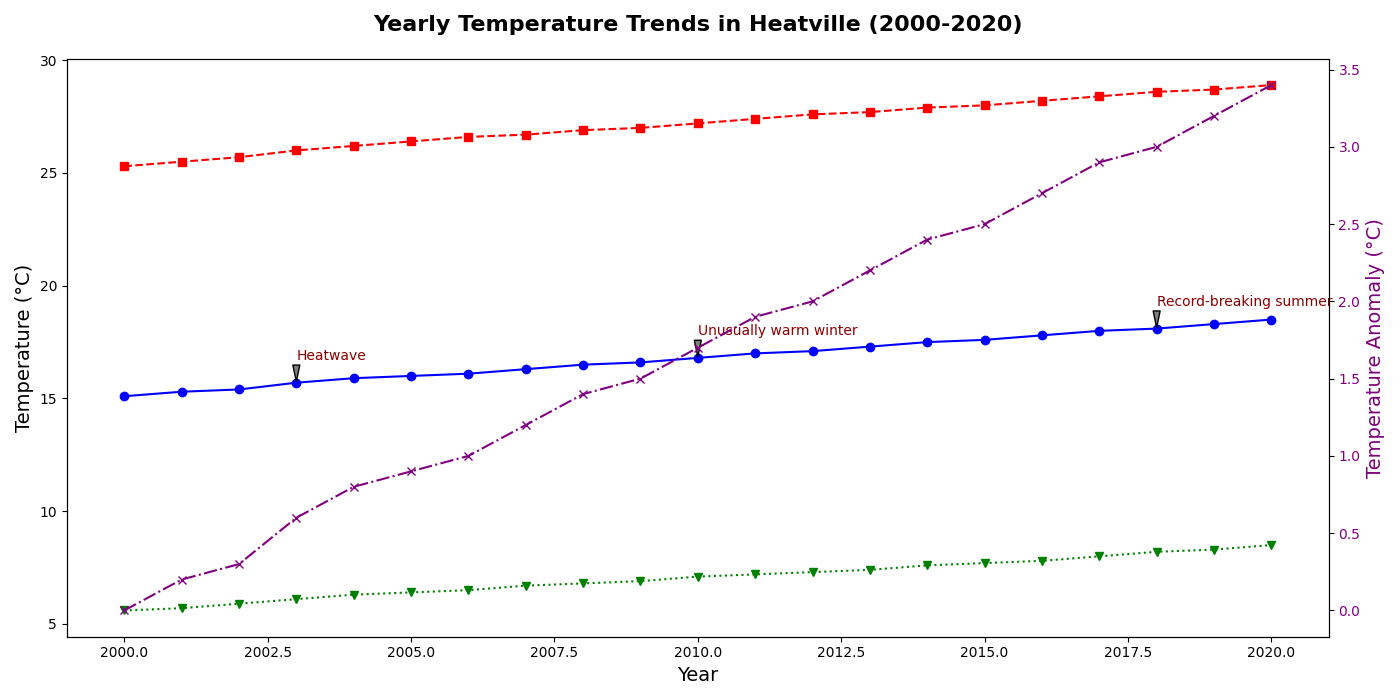

This figure's Python source:
import matplotlib.pyplot as plt
import numpy as np

# Data: Years and associated temperature data (average, high, low)
years = np.array([2000, 2001, 2002, 2003, 2004, 2005, 2006, 2007, 2008, 2009, 
                  2010, 2011, 2012, 2013, 2014, 2015, 2016, 2017, 2018, 2019, 2020])
avg_temps = np.array([15.1, 15.3, 15.4, 15.7, 15.9, 16.0, 16.1, 16.3, 16.5, 16.6, 
                      16.8, 17.0, 17.1, 17.3, 17.5, 17.6, 17.8, 18.0, 18.1, 18.3, 18.5])
high_temps = np.array([25.3, 25.5, 25.7, 26.0, 26.2, 26.4, 26.6, 26.7, 26.9, 27.0, 
                       27.2, 27.4, 27.6, 27.7, 27.9, 28.0, 28.2, 28.4, 28.6, 28.7, 28.9])
low_temps = np.array([5.6, 5.7, 5.9, 6.1, 6.3, 6.4, 6.5, 6.7, 6.8, 6.9, 7.1, 7.2, 
                      7.3, 7.4, 7.6, 7.7, 7.8, 8.0, 8.2, 8.3, 8.5])

# Create the figure and axes
fig, ax = plt.subplots(figsize=(14, 7))

# Plot the data
ax.plot(years, avg_temps, marker='o', linestyle='-', color='blue')
ax.plot(years, high_temps, marker='s', linestyle='--', color='red')
ax.plot(years, low_temps, marker='v', linestyle=':', color='green')

# Annotate significant events
events = {
    2003: "Heatwave",
    2010: "Unusually warm winter",
    2018: "Record-breaking summer"
}

for year, event in events.items():
    temp = avg_temps[years.tolist().index(year)]
    ax.annotate(event,
                xy=(year, temp),
                xytext=(year, temp + 1),
                arrowprops=dict(facecolor='grey', shrink=0.05, width=1, headwidth=5),
                fontsize=10,
                color='darkred')

# Customize the appearance
ax.set_title('Yearly Temperature Trends in Heatville (2000-2020)', fontsize=16, fontweight='bold', pad=20)
ax.set_xlabel('Year', fontsize=14)
ax.set_ylabel('Temperature (°C)', fontsize=14)

# Add a secondary Y-axis for anomaly comparison to baseline (2000)
base_avg_temp = avg_temps[0]
anomalies = avg_temps - base_avg_temp
ax2 = ax.twinx()
ax2.plot(years, anomalies, color='purple', marker='x', linestyle='-.')
ax2.set_ylabel('Temperature Anomaly (°C)', fontsize=14, color='purple')
ax2.tick_params(axis='y', labelcolor='purple')

# Automatically adjust layout
plt.tight_layout()

# Display the plot
plt.show()
